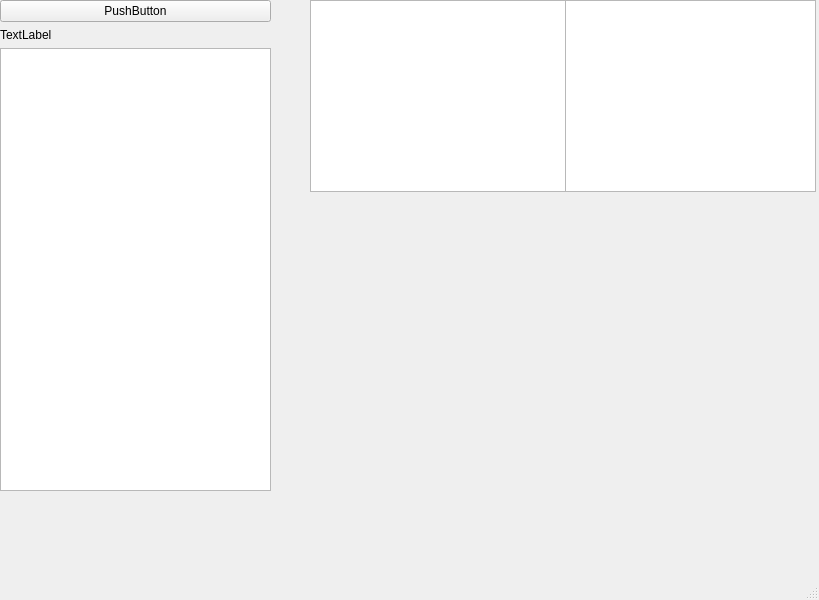
<?xml version="1.0" encoding="UTF-8"?>
<ui version="4.0">
 <class>MainWindow</class>
 <widget class="QMainWindow" name="MainWindow">
  <property name="geometry">
   <rect>
    <x>0</x>
    <y>0</y>
    <width>819</width>
    <height>600</height>
   </rect>
  </property>
  <property name="windowTitle">
   <string>MainWindow</string>
  </property>
  <widget class="QWidget" name="centralwidget">
   <widget class="QListView" name="listView">
    <property name="geometry">
     <rect>
      <x>560</x>
      <y>0</y>
      <width>256</width>
      <height>192</height>
     </rect>
    </property>
   </widget>
   <widget class="QTextBrowser" name="textBrowser">
    <property name="geometry">
     <rect>
      <x>310</x>
      <y>0</y>
      <width>256</width>
      <height>192</height>
     </rect>
    </property>
   </widget>
   <widget class="QWidget" name="verticalLayoutWidget">
    <property name="geometry">
     <rect>
      <x>0</x>
      <y>0</y>
      <width>271</width>
      <height>491</height>
     </rect>
    </property>
    <layout class="QVBoxLayout" name="verticalLayout">
     <item>
      <widget class="QPushButton" name="pushButton">
       <property name="text">
        <string>PushButton</string>
       </property>
      </widget>
     </item>
     <item>
      <widget class="QLabel" name="label">
       <property name="text">
        <string>TextLabel</string>
       </property>
      </widget>
     </item>
     <item>
      <widget class="QTextBrowser" name="textBrowser_2"/>
     </item>
    </layout>
   </widget>
  </widget>
  <widget class="QMenuBar" name="menubar">
   <property name="geometry">
    <rect>
     <x>0</x>
     <y>0</y>
     <width>819</width>
     <height>30</height>
    </rect>
   </property>
  </widget>
  <widget class="QStatusBar" name="statusbar"/>
 </widget>
 <resources/>
 <connections/>
</ui>
